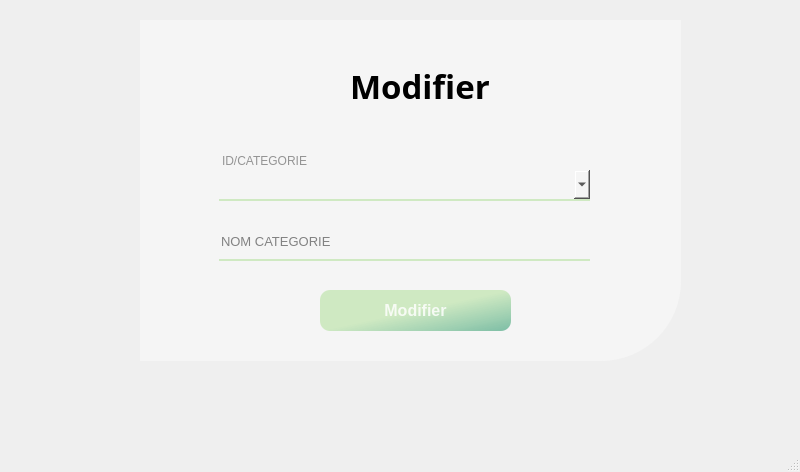
<?xml version="1.0" encoding="UTF-8"?>
<ui version="4.0">
 <class>MainWindow</class>
 <widget class="QMainWindow" name="MainWindow">
  <property name="geometry">
   <rect>
    <x>0</x>
    <y>0</y>
    <width>800</width>
    <height>472</height>
   </rect>
  </property>
  <property name="windowTitle">
   <string>MainWindow</string>
  </property>
  <widget class="QWidget" name="centralwidget">
   <widget class="QWidget" name="widget_2" native="true">
    <property name="geometry">
     <rect>
      <x>140</x>
      <y>20</y>
      <width>541</width>
      <height>341</height>
     </rect>
    </property>
    <property name="styleSheet">
     <string notr="true">background-color: rgb(245, 245, 245);
border-bottom-right-radius: 80px;</string>
    </property>
    <widget class="QLineEdit" name="lineEdit_3">
     <property name="geometry">
      <rect>
       <x>79</x>
       <y>210</y>
       <width>371</width>
       <height>31</height>
      </rect>
     </property>
     <property name="font">
      <font>
       <pointsize>10</pointsize>
      </font>
     </property>
     <property name="styleSheet">
      <string notr="true">background-color: rgb(245, 245, 245);
border:none;
border-bottom:1.5px solid #CFE9C2;
color:rgba(0,0,0,240);
padding-bottom:7px;</string>
     </property>
     <property name="text">
      <string/>
     </property>
     <property name="echoMode">
      <enum>QLineEdit::Normal</enum>
     </property>
     <property name="placeholderText">
      <string>NOM CATEGORIE</string>
     </property>
    </widget>
    <widget class="QPushButton" name="pushButton">
     <property name="geometry">
      <rect>
       <x>180</x>
       <y>270</y>
       <width>191</width>
       <height>41</height>
      </rect>
     </property>
     <property name="font">
      <font>
       <pointsize>12</pointsize>
       <weight>75</weight>
       <bold>true</bold>
      </font>
     </property>
     <property name="styleSheet">
      <string notr="true">QPushButton#pushButton{
	background-color: qlineargradient(spread:pad, x1:2, y1:1, x2:1, y2:0, stop:0 rgba(11, 131, 120, 219), stop:1   #CFE9C2);
	color:rgba(255, 255, 255, 210);
	border-radius:10px;
}
QPushButton#pushButton:hover{
	background-color: qlineargradient(spread:pad, x1:2, y1:1, x2:1, y2:0, stop:0 #CFE9C2, stop:1 rgba(11, 131, 120, 219));
}
QPushButton#pushButton:pressed{
	padding-left:2px;
	padding-top:2px;
	background-color: qlineargradient(spread:pad, x1:0, y1:0.505682, x2:1, y2:0.477, stop:0   #CFE9C2, stop:1 rgba(11, 131, 120, 219));
}</string>
     </property>
     <property name="text">
      <string>Modifier</string>
     </property>
    </widget>
    <widget class="QLabel" name="label_6">
     <property name="geometry">
      <rect>
       <x>210</x>
       <y>40</y>
       <width>151</width>
       <height>51</height>
      </rect>
     </property>
     <property name="font">
      <font>
       <family>Vladimir Script</family>
       <pointsize>25</pointsize>
       <weight>75</weight>
       <bold>true</bold>
      </font>
     </property>
     <property name="text">
      <string>Modifier</string>
     </property>
    </widget>
    <widget class="QPushButton" name="pushButton_2">
     <property name="geometry">
      <rect>
       <x>490</x>
       <y>10</y>
       <width>50</width>
       <height>28</height>
      </rect>
     </property>
     <property name="text">
      <string/>
     </property>
     <property name="icon">
      <iconset>
       <normaloff>icons/icons8-fermer-la-fenêtre-50.png</normaloff>icons/icons8-fermer-la-fenêtre-50.png</iconset>
     </property>
     <property name="iconSize">
      <size>
       <width>30</width>
       <height>30</height>
      </size>
     </property>
    </widget>
    <widget class="QComboBox" name="comboBox">
     <property name="geometry">
      <rect>
       <x>79</x>
       <y>150</y>
       <width>371</width>
       <height>31</height>
      </rect>
     </property>
     <property name="accessibleDescription">
      <string/>
     </property>
     <property name="styleSheet">
      <string notr="true">background-color: rgb(245, 245, 245);
border:none;
border-bottom:1.5px solid #CFE9C2;
color:rgba(0,0,0,240);
padding-bottom:7px;</string>
     </property>
     <property name="currentText">
      <string/>
     </property>
    </widget>
    <widget class="QLineEdit" name="lineEdit">
     <property name="geometry">
      <rect>
       <x>80</x>
       <y>130</y>
       <width>113</width>
       <height>22</height>
      </rect>
     </property>
     <property name="styleSheet">
      <string notr="true">color: rgb(148, 148, 148);</string>
     </property>
     <property name="text">
      <string>ID/CATEGORIE</string>
     </property>
    </widget>
   </widget>
  </widget>
  <widget class="QMenuBar" name="menubar">
   <property name="geometry">
    <rect>
     <x>0</x>
     <y>0</y>
     <width>800</width>
     <height>26</height>
    </rect>
   </property>
  </widget>
  <widget class="QStatusBar" name="statusbar"/>
 </widget>
 <resources/>
 <connections/>
</ui>
